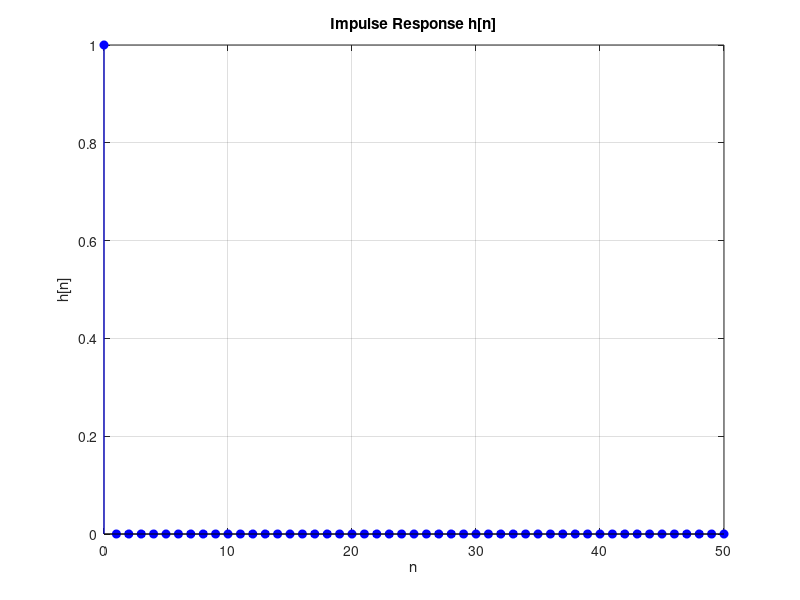
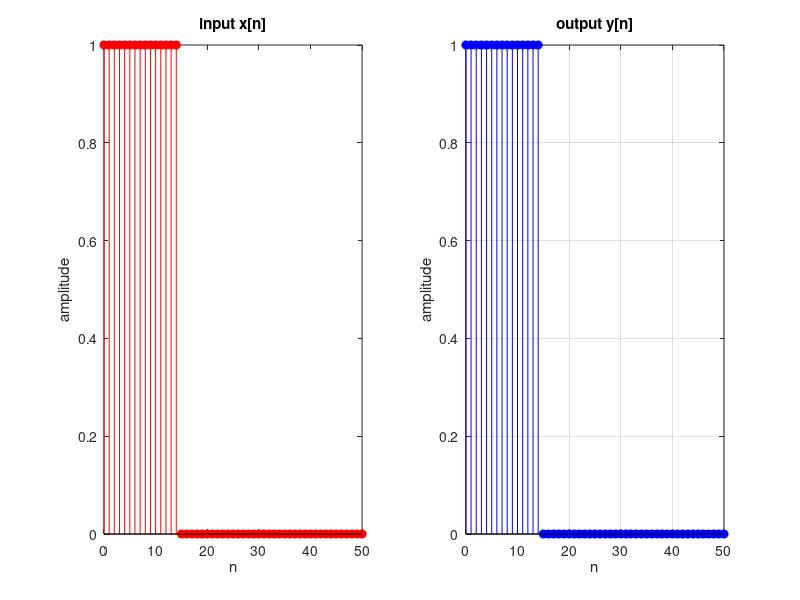

Reproduce these figures in MATLAB, in order.
clc;
clear all;
close all;

% Define system coefficients

b = input('enter numerator coefficients = ');
a = input('enter denominator coefficients');

% Compute impulse response
n = 0:50;  % Range of n
impulse = (n == 0);  % Unit impulse signal
h = filter(b, a, impulse);  % Compute impulse response using filter

% Plot the impulse response
figure;
stem(n, h, 'b', 'filled');
xlabel('n');
ylabel('h[n]');
title('Impulse Response h[n]');
grid on;

% Define input x[n] = u[n] - u[n-15]
x = (n >= 0) - (n >= 15);  % Rectangular pulse

% Compute output y[n] using filter
y = filter(b, a, x);

% Plot input x[n] and output y[n]
figure;
subplot(1,2,1);
stem(n, x, 'r', 'filled'); 
xlabel('n');
ylabel('amplitude');
title('input x[n]')
subplot(1,2,2);
stem(n, y, 'b', 'filled');
xlabel('n');
ylabel('amplitude');
title('output y[n]');
grid on;
